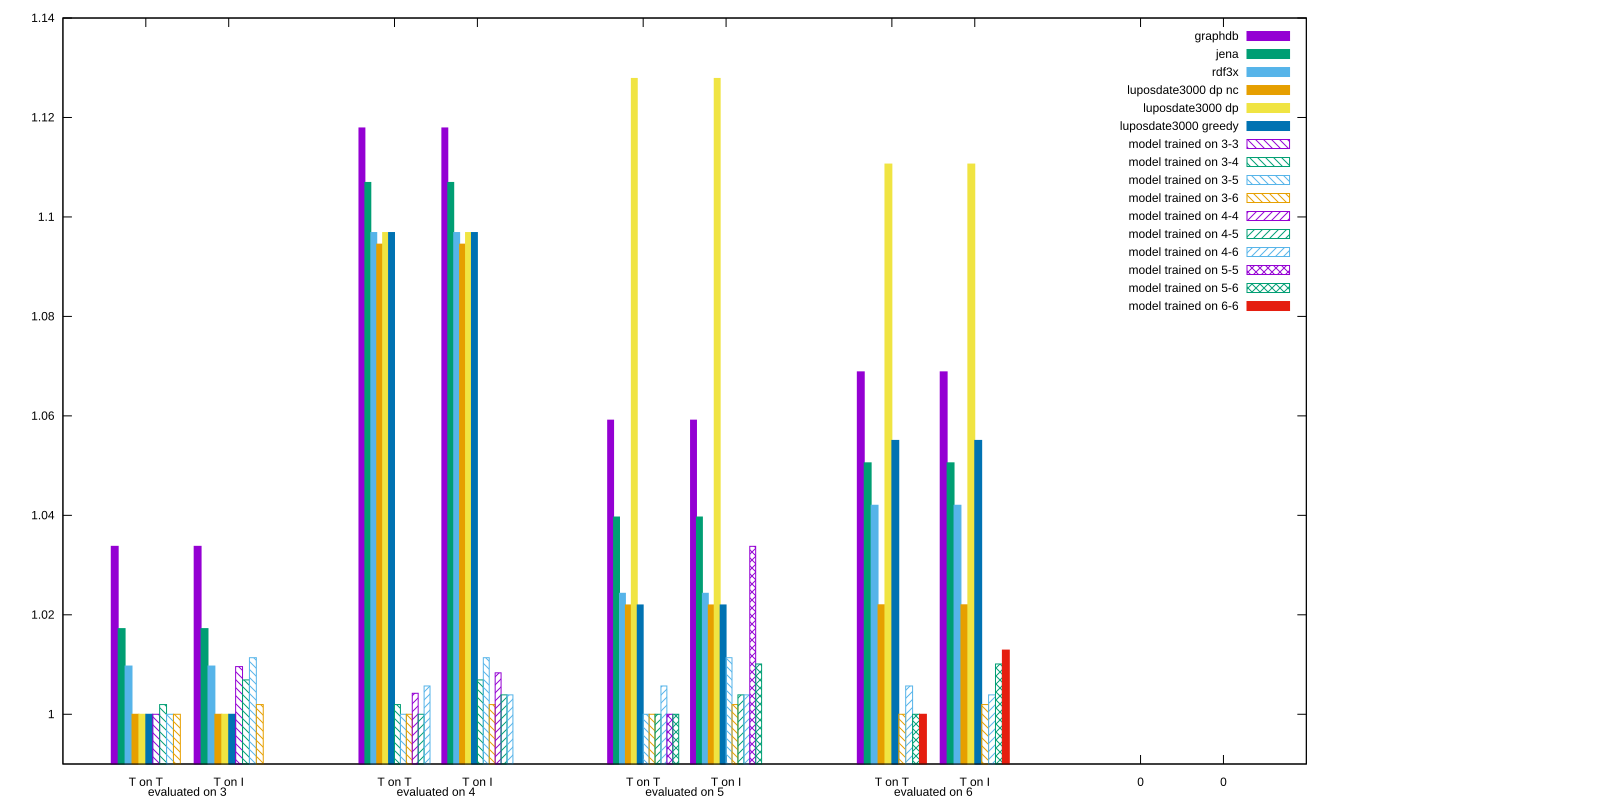

Write gnuplot code to recreate this figure.
#!/usr/bin/env gnuplot
set term tikz size 13cm,8cm
#set term svg size 1600,800
set datafile separator ','
set output 'evaluate_on_network_traffic.tex'
#set output 'evaluate_on_network_traffic.svg'

set style data histogram
set style fill solid border

set style histogram clustered

set key above vertical maxrows 9

set yrange [0.99:]

plot newhistogram "evaluated on 3" at 0.5, \
     for [COL=2:7] 'ranking_on_3_t.csv' every 2:1:1 using COL:xticlabels(1) axes x1y1 notitle columnheader linecolor (COL-1) , \
     'ranking_on_3_t.csv' every 2:1:1 using 8:xticlabels(1) axes x1y1 notitle columnheader linecolor 1 fillstyle pattern 1, \
     'ranking_on_3_t.csv' every 2:1:1 using 9:xticlabels(1) axes x1y1 notitle columnheader linecolor 2 fillstyle pattern 1, \
     'ranking_on_3_t.csv' every 2:1:1 using 10:xticlabels(1) axes x1y1 notitle columnheader linecolor 3 fillstyle pattern 1, \
     'ranking_on_3_t.csv' every 2:1:1 using 11:xticlabels(1) axes x1y1 notitle columnheader linecolor 4 fillstyle pattern 1, \
     newhistogram "evaluated on 4" at 3, \
     for [COL=2:7] 'ranking_on_4_t.csv' every 2:1:1 using COL:xticlabels(1) axes x1y1 notitle columnheader linecolor (COL-1) , \
     'ranking_on_4_t.csv' every 2:1:1 using 8:xticlabels(1) axes x1y1 notitle columnheader linecolor 2 fillstyle pattern 1, \
     'ranking_on_4_t.csv' every 2:1:1 using 9:xticlabels(1) axes x1y1 notitle columnheader linecolor 3 fillstyle pattern 1, \
     'ranking_on_4_t.csv' every 2:1:1 using 10:xticlabels(1) axes x1y1 notitle columnheader linecolor 4 fillstyle pattern 1, \
     'ranking_on_4_t.csv' every 2:1:1 using 11:xticlabels(1) axes x1y1 notitle columnheader linecolor 1 fillstyle pattern 2, \
     'ranking_on_4_t.csv' every 2:1:1 using 12:xticlabels(1) axes x1y1 notitle columnheader linecolor 2 fillstyle pattern 2, \
     'ranking_on_4_t.csv' every 2:1:1 using 13:xticlabels(1) axes x1y1 notitle columnheader linecolor 3 fillstyle pattern 2, \
     newhistogram "evaluated on 5" at 5.5, \
     for [COL=2:7] 'ranking_on_5_t.csv' every 2:1:1 using COL:xticlabels(1) axes x1y1 notitle columnheader linecolor (COL-1) , \
     'ranking_on_5_t.csv' every 2:1:1 using 8:xticlabels(1) axes x1y1 notitle columnheader linecolor 3 fillstyle pattern 1, \
     'ranking_on_5_t.csv' every 2:1:1 using 9:xticlabels(1) axes x1y1 notitle columnheader linecolor 4 fillstyle pattern 1, \
     'ranking_on_5_t.csv' every 2:1:1 using 10:xticlabels(1) axes x1y1 notitle columnheader linecolor 2 fillstyle pattern 2, \
     'ranking_on_5_t.csv' every 2:1:1 using 11:xticlabels(1) axes x1y1 notitle columnheader linecolor 3 fillstyle pattern 2, \
     'ranking_on_5_t.csv' every 2:1:1 using 12:xticlabels(1) axes x1y1 notitle columnheader linecolor 1 fillstyle pattern 3, \
     'ranking_on_5_t.csv' every 2:1:1 using 13:xticlabels(1) axes x1y1 notitle columnheader linecolor 2 fillstyle pattern 3, \
     newhistogram "evaluated on 6" at 8, \
     for [COL=2:7] 'ranking_on_6_t.csv' every 2:1:1 using COL:xticlabels(1) axes x1y1 notitle columnheader linecolor (COL-1) , \
     'ranking_on_6_t.csv' every 2:1:1 using 8:xticlabels(1) axes x1y1 notitle columnheader linecolor 4 fillstyle pattern 1, \
     'ranking_on_6_t.csv' every 2:1:1 using 9:xticlabels(1) axes x1y1 notitle columnheader linecolor 3 fillstyle pattern 2, \
     'ranking_on_6_t.csv' every 2:1:1 using 10:xticlabels(1) axes x1y1 notitle columnheader linecolor 2 fillstyle pattern 3, \
     'ranking_on_6_t.csv' every 2:1:1 using 11:xticlabels(1) axes x1y1 notitle columnheader linecolor 7 , \
     newhistogram at 4.75, \
     for [COL=2:7] 'ranking_on_0_t.csv' every 4:1:1 using COL:xticlabels(1) axes x1y1 title columnheader linecolor (COL-1) , \
     'ranking_on_0_t.csv' every 4:1:1 using 8:xticlabels(1) axes x1y1 title columnheader linecolor 1 fillstyle pattern 1, \
     'ranking_on_0_t.csv' every 4:1:1 using 9:xticlabels(1) axes x1y1 title columnheader linecolor 2 fillstyle pattern 1, \
     'ranking_on_0_t.csv' every 4:1:1 using 10:xticlabels(1) axes x1y1 title columnheader linecolor 3 fillstyle pattern 1, \
     'ranking_on_0_t.csv' every 4:1:1 using 11:xticlabels(1) axes x1y1 title columnheader linecolor 4 fillstyle pattern 1, \
     'ranking_on_0_t.csv' every 4:1:1 using 12:xticlabels(1) axes x1y1 title columnheader linecolor 1 fillstyle pattern 2, \
     'ranking_on_0_t.csv' every 4:1:1 using 13:xticlabels(1) axes x1y1 title columnheader linecolor 2 fillstyle pattern 2, \
     'ranking_on_0_t.csv' every 4:1:1 using 14:xticlabels(1) axes x1y1 title columnheader linecolor 3 fillstyle pattern 2, \
     'ranking_on_0_t.csv' every 4:1:1 using 15:xticlabels(1) axes x1y1 title columnheader linecolor 1 fillstyle pattern 3, \
     'ranking_on_0_t.csv' every 4:1:1 using 16:xticlabels(1) axes x1y1 title columnheader linecolor 2 fillstyle pattern 3, \
     'ranking_on_0_t.csv' every 4:1:1 using 17:xticlabels(1) axes x1y1 title columnheader linecolor 7 
